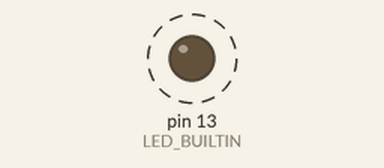
A program run on a simulated Arduino Leonardo, built with avr-gcc and run on an emulated ATmega32U4. Parts: output pins drawn as LEDs (lit = HIGH). Dashed ring = blinking.

Above: at 0.5 s.
Timing chart, 0 to 4.6 s (numbered marks = the images above):
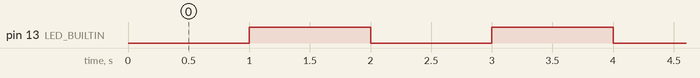

The program:

main.cpp
```cpp
// (licence header left out)
#include "Arduino.h"

#ifndef LED_BUILTIN
#define  LED_BUILTIN 13
#endif

///////////////////////////
// time to wait in milis //
///////////////////////////

#define DELAY_TIME 1000

////////////
// uptime //
////////////

unsigned long int curTime = 0;

///////////////////////////////////
// last time LED_BUILTIN toggled //
///////////////////////////////////

unsigned long int prevTime = 0;

///////////////////////
//LED_BUILTIN status //
///////////////////////

bool ledStatus = false;

void setup() {
  // assign pin mode
  pinMode(LED_BUILTIN, OUTPUT);
}

void loop(){
  curTime = millis();
  if(curTime-prevTime >= DELAY_TIME){
    //////////////////////////////////
    // update last time led toggled //
    //////////////////////////////////

    prevTime = curTime;

    ///////////////////////
    // toggle led status //
    ///////////////////////

    ledStatus = !ledStatus;

    //////////////////////////////////
    // assign led status to led pin //
    //////////////////////////////////

    digitalWrite(LED_BUILTIN, ledStatus);
  }
}
```

Measured:
- by itself, pin 13 (LED_BUILTIN): alternates HIGH for 1.0 s and LOW for 1.0 s
